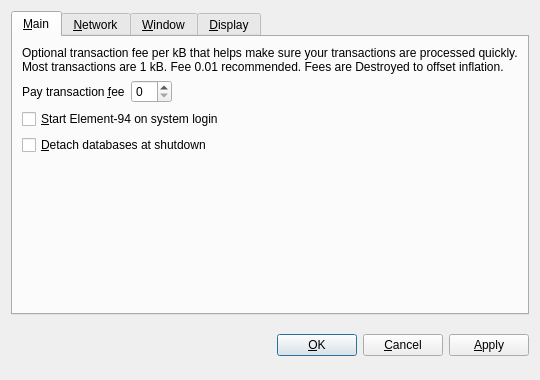
<?xml version="1.0" encoding="UTF-8"?>
<ui version="4.0">
 <class>OptionsDialog</class>
 <widget class="QDialog" name="OptionsDialog">
  <property name="geometry">
   <rect>
    <x>0</x>
    <y>0</y>
    <width>540</width>
    <height>380</height>
   </rect>
  </property>
  <property name="windowTitle">
   <string>Options</string>
  </property>
  <property name="modal">
   <bool>true</bool>
  </property>
  <layout class="QVBoxLayout" name="verticalLayout">
   <item>
    <widget class="QTabWidget" name="tabWidget">
     <property name="tabPosition">
      <enum>QTabWidget::North</enum>
     </property>
     <property name="currentIndex">
      <number>0</number>
     </property>
     <widget class="QWidget" name="tabMain">
      <attribute name="title">
       <string>&amp;Main</string>
      </attribute>
      <layout class="QVBoxLayout" name="verticalLayout_Main">
       <item>
        <widget class="QLabel" name="transactionFeeInfoLabel">
         <property name="text">
          <string>Optional transaction fee per kB that helps make sure your transactions are processed quickly. Most transactions are 1 kB. Fee 0.01 recommended. Fees are Destroyed to offset inflation.</string>
         </property>
         <property name="textFormat">
          <enum>Qt::PlainText</enum>
         </property>
         <property name="wordWrap">
          <bool>true</bool>
         </property>
        </widget>
       </item>
       <item>
        <layout class="QHBoxLayout" name="horizontalLayout_Main">
         <item>
          <widget class="QLabel" name="transactionFeeLabel">
           <property name="text">
            <string>Pay transaction &amp;fee</string>
           </property>
           <property name="textFormat">
            <enum>Qt::PlainText</enum>
           </property>
           <property name="buddy">
            <cstring>transactionFee</cstring>
           </property>
          </widget>
         </item>
         <item>
          <widget class="BitcoinAmountField" name="transactionFee"/>
         </item>
         <item>
          <spacer name="horizontalSpacer_Main">
           <property name="orientation">
            <enum>Qt::Horizontal</enum>
           </property>
           <property name="sizeHint" stdset="0">
            <size>
             <width>40</width>
             <height>20</height>
            </size>
           </property>
          </spacer>
         </item>
        </layout>
       </item>
       <item>
        <widget class="QCheckBox" name="bitcoinAtStartup">
         <property name="toolTip">
          <string>Automatically start Element-94 after logging in to the system.</string>
         </property>
         <property name="text">
          <string>&amp;Start Element-94 on system login</string>
         </property>
        </widget>
       </item>
       <item>
        <widget class="QCheckBox" name="detachDatabases">
         <property name="toolTip">
          <string>Detach block and address databases at shutdown. This means they can be moved to another data directory, but it slows down shutdown. The wallet is always detached.</string>
         </property>
         <property name="text">
          <string>&amp;Detach databases at shutdown</string>
         </property>
        </widget>
       </item>
       <item>
        <spacer name="verticalSpacer_Main">
         <property name="orientation">
          <enum>Qt::Vertical</enum>
         </property>
         <property name="sizeHint" stdset="0">
          <size>
           <width>20</width>
           <height>40</height>
          </size>
         </property>
        </spacer>
       </item>
      </layout>
     </widget>
     <widget class="QWidget" name="tabNetwork">
      <attribute name="title">
       <string>&amp;Network</string>
      </attribute>
      <layout class="QVBoxLayout" name="verticalLayout_Network">
       <item>
        <widget class="QCheckBox" name="mapPortUpnp">
         <property name="toolTip">
          <string>Automatically open the Element-94 client port on the router. This only works when your router supports UPnP and it is enabled.</string>
         </property>
         <property name="text">
          <string>Map port using &amp;UPnP</string>
         </property>
        </widget>
       </item>
       <item>
        <widget class="QCheckBox" name="connectSocks">
         <property name="toolTip">
          <string>Connect to the Element-94 network through a SOCKS proxy (e.g. when connecting through Tor).</string>
         </property>
         <property name="text">
          <string>&amp;Connect through SOCKS proxy:</string>
         </property>
        </widget>
       </item>
       <item>
        <layout class="QHBoxLayout" name="horizontalLayout_Network">
         <item>
          <widget class="QLabel" name="proxyIpLabel">
           <property name="text">
            <string>Proxy &amp;IP:</string>
           </property>
           <property name="textFormat">
            <enum>Qt::PlainText</enum>
           </property>
           <property name="buddy">
            <cstring>proxyIp</cstring>
           </property>
          </widget>
         </item>
         <item>
          <widget class="QValidatedLineEdit" name="proxyIp">
           <property name="maximumSize">
            <size>
             <width>140</width>
             <height>16777215</height>
            </size>
           </property>
           <property name="toolTip">
            <string>IP address of the proxy (e.g. 127.0.0.1)</string>
           </property>
          </widget>
         </item>
         <item>
          <widget class="QLabel" name="proxyPortLabel">
           <property name="text">
            <string>&amp;Port:</string>
           </property>
           <property name="textFormat">
            <enum>Qt::PlainText</enum>
           </property>
           <property name="buddy">
            <cstring>proxyPort</cstring>
           </property>
          </widget>
         </item>
         <item>
          <widget class="QLineEdit" name="proxyPort">
           <property name="maximumSize">
            <size>
             <width>55</width>
             <height>16777215</height>
            </size>
           </property>
           <property name="toolTip">
            <string>Port of the proxy (e.g. 9050)</string>
           </property>
          </widget>
         </item>
         <item>
          <widget class="QLabel" name="socksVersionLabel">
           <property name="text">
            <string>SOCKS &amp;Version:</string>
           </property>
           <property name="textFormat">
            <enum>Qt::PlainText</enum>
           </property>
           <property name="buddy">
            <cstring>socksVersion</cstring>
           </property>
          </widget>
         </item>
         <item>
          <widget class="QValueComboBox" name="socksVersion">
           <property name="toolTip">
            <string>SOCKS version of the proxy (e.g. 5)</string>
           </property>
          </widget>
         </item>
         <item>
          <spacer name="horizontalSpacer_Network">
           <property name="orientation">
            <enum>Qt::Horizontal</enum>
           </property>
           <property name="sizeHint" stdset="0">
            <size>
             <width>40</width>
             <height>20</height>
            </size>
           </property>
          </spacer>
         </item>
        </layout>
       </item>
       <item>
        <spacer name="verticalSpacer_Network">
         <property name="orientation">
          <enum>Qt::Vertical</enum>
         </property>
         <property name="sizeHint" stdset="0">
          <size>
           <width>20</width>
           <height>40</height>
          </size>
         </property>
        </spacer>
       </item>
      </layout>
     </widget>
     <widget class="QWidget" name="tabWindow">
      <attribute name="title">
       <string>&amp;Window</string>
      </attribute>
      <layout class="QVBoxLayout" name="verticalLayout_Window">
       <item>
        <widget class="QCheckBox" name="minimizeToTray">
         <property name="toolTip">
          <string>Show only a tray icon after minimizing the window.</string>
         </property>
         <property name="text">
          <string>&amp;Minimize to the tray instead of the taskbar</string>
         </property>
        </widget>
       </item>
       <item>
        <widget class="QCheckBox" name="minimizeOnClose">
         <property name="toolTip">
          <string>Minimize instead of exit the application when the window is closed. When this option is enabled, the application will be closed only after selecting Quit in the menu.</string>
         </property>
         <property name="text">
          <string>M&amp;inimize on close</string>
         </property>
        </widget>
       </item>
       <item>
        <spacer name="verticalSpacer_Window">
         <property name="orientation">
          <enum>Qt::Vertical</enum>
         </property>
         <property name="sizeHint" stdset="0">
          <size>
           <width>20</width>
           <height>40</height>
          </size>
         </property>
        </spacer>
       </item>
      </layout>
     </widget>
     <widget class="QWidget" name="tabDisplay">
      <attribute name="title">
       <string>&amp;Display</string>
      </attribute>
      <layout class="QVBoxLayout" name="verticalLayout_Display">
       <item>
        <layout class="QHBoxLayout" name="horizontalLayout_1_Display">
         <item>
          <widget class="QLabel" name="langLabel">
           <property name="text">
            <string>User Interface &amp;language:</string>
           </property>
           <property name="textFormat">
            <enum>Qt::PlainText</enum>
           </property>
           <property name="buddy">
            <cstring>lang</cstring>
           </property>
          </widget>
         </item>
         <item>
          <widget class="QValueComboBox" name="lang">
           <property name="toolTip">
            <string>The user interface language can be set here. This setting will take effect after restarting Element-94.</string>
           </property>
          </widget>
         </item>
        </layout>
       </item>
       <item>
        <layout class="QHBoxLayout" name="horizontalLayout_2_Display">
         <item>
          <widget class="QLabel" name="unitLabel">
           <property name="text">
            <string>&amp;Unit to show amounts in:</string>
           </property>
           <property name="textFormat">
            <enum>Qt::PlainText</enum>
           </property>
           <property name="buddy">
            <cstring>unit</cstring>
           </property>
          </widget>
         </item>
         <item>
          <widget class="QValueComboBox" name="unit">
           <property name="toolTip">
            <string>Choose the default subdivision unit to show in the interface and when sending coins.</string>
           </property>
          </widget>
         </item>
        </layout>
       </item>
       <item>
        <widget class="QCheckBox" name="displayAddresses">
         <property name="toolTip">
          <string>Whether to show Element-94 addresses in the transaction list or not.</string>
         </property>
         <property name="text">
          <string>&amp;Display addresses in transaction list</string>
         </property>
        </widget>
       </item>
       <item>
        <widget class="QCheckBox" name="coinControlFeatures">
         <property name="toolTip">
          <string>Whether to show coin control features or not.</string>
         </property>
         <property name="text">
          <string>Display coin &amp;control features (experts only!)</string>
         </property>
        </widget>
       </item>
       <item>
        <spacer name="verticalSpacer_Display">
         <property name="orientation">
          <enum>Qt::Vertical</enum>
         </property>
         <property name="sizeHint" stdset="0">
          <size>
           <width>20</width>
           <height>40</height>
          </size>
         </property>
        </spacer>
       </item>
      </layout>
     </widget>
    </widget>
   </item>
   <item>
    <layout class="QHBoxLayout" name="horizontalLayout_Buttons">
     <item>
      <spacer name="horizontalSpacer_1">
       <property name="orientation">
        <enum>Qt::Horizontal</enum>
       </property>
       <property name="sizeHint" stdset="0">
        <size>
         <width>40</width>
         <height>48</height>
        </size>
       </property>
      </spacer>
     </item>
     <item>
      <widget class="QLabel" name="statusLabel">
       <property name="font">
        <font>
         <weight>75</weight>
         <bold>true</bold>
        </font>
       </property>
       <property name="text">
        <string/>
       </property>
       <property name="textFormat">
        <enum>Qt::PlainText</enum>
       </property>
       <property name="wordWrap">
        <bool>true</bool>
       </property>
      </widget>
     </item>
     <item>
      <spacer name="horizontalSpacer_2">
       <property name="orientation">
        <enum>Qt::Horizontal</enum>
       </property>
       <property name="sizeHint" stdset="0">
        <size>
         <width>40</width>
         <height>48</height>
        </size>
       </property>
      </spacer>
     </item>
     <item>
      <widget class="QPushButton" name="okButton">
       <property name="text">
        <string>&amp;OK</string>
       </property>
      </widget>
     </item>
     <item>
      <widget class="QPushButton" name="cancelButton">
       <property name="text">
        <string>&amp;Cancel</string>
       </property>
       <property name="autoDefault">
        <bool>false</bool>
       </property>
      </widget>
     </item>
     <item>
      <widget class="QPushButton" name="applyButton">
       <property name="text">
        <string>&amp;Apply</string>
       </property>
       <property name="autoDefault">
        <bool>false</bool>
       </property>
      </widget>
     </item>
    </layout>
   </item>
  </layout>
 </widget>
 <customwidgets>
  <customwidget>
   <class>BitcoinAmountField</class>
   <extends>QSpinBox</extends>
   <header>bitcoinamountfield.h</header>
  </customwidget>
  <customwidget>
   <class>QValueComboBox</class>
   <extends>QComboBox</extends>
   <header>qvaluecombobox.h</header>
  </customwidget>
  <customwidget>
   <class>QValidatedLineEdit</class>
   <extends>QLineEdit</extends>
   <header>qvalidatedlineedit.h</header>
  </customwidget>
 </customwidgets>
 <resources/>
 <connections/>
</ui>
